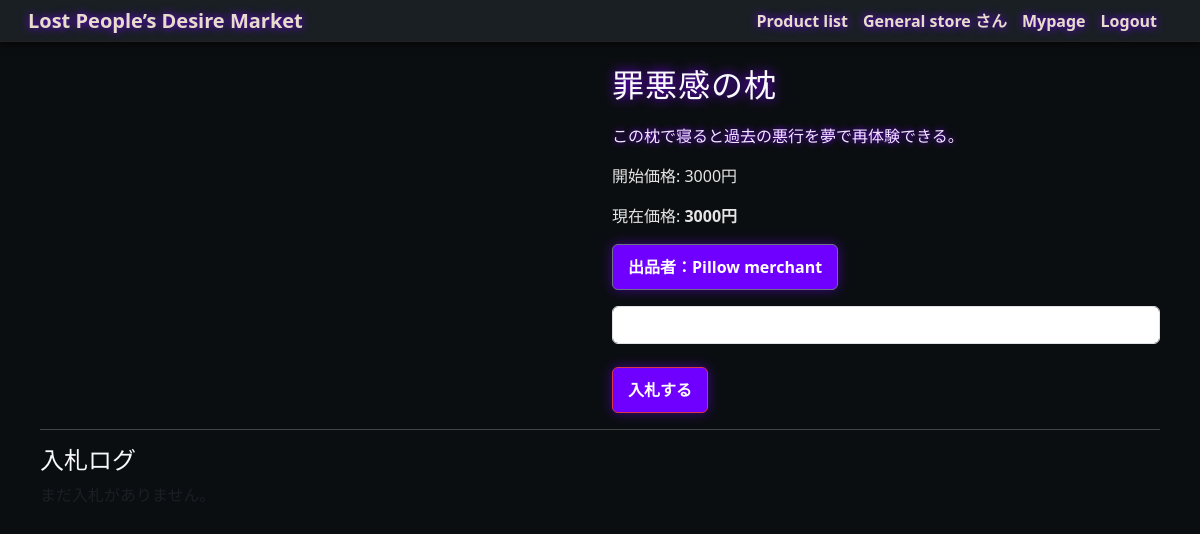
The app's page /auction/item/8/ (signed in) with its own data.
### accounts/models.py (models this page shows)
class CustomUser(AbstractUser):
    coin_balance = models.DecimalField(max_digits=12, decimal_places=2, default=50000)  # 初期残高

### auctions/models.py (models this page shows, shortened)
class Item(models.Model):
    name = models.CharField(max_length=200)
    description = models.TextField(blank=True)
    starting_price = models.IntegerField(default=1)
    current_price = models.IntegerField(default=0)
    image = models.ImageField(upload_to='item_images/', blank=True, null=True)
    created_at = models.DateTimeField(auto_now_add=True)
    end_time = models.DateTimeField(default=timezone.now)
    seller = models.ForeignKey(settings.AUTH_USER_MODEL, on_delete=models.CASCADE)
    bots = models.ManyToManyField("AuctionBot", blank=True)

### auctions/views.py (the view, shortened to what this page needs)
# urls.py: path('item/<int:item_id>/', views.item_detail, name='item_detail'),
@login_required
def item_detail(request, item_id):
    item = get_object_or_404(Item, pk=item_id)
    bids = Bid.objects.filter(item=item).order_by('-created_at')
    return render(request, 'auctions/item_detail.html', {'item': item, 'bids': bids})

### auctions/templates/auctions/item_detail.html (shortened to what this page needs)
{% extends "base.html" %}
{% block content %}
<div class="container mt-4">
  <div class="row">
    <div class="col-md-6">
    </div>
    <div class="col-md-6">
      <h2 class="text-light">{{ item.name }}</h2>
      <p class="item-description">{{ item.description }}</p>
      <p>開始価格: {{ item.starting_price }}円</p>
      <p>現在価格: <strong>{{ item.current_price }}円</strong></p>
      <a href="{% url 'auctions:seller_page' item.seller.id %}" class="btn btn-secondary mb-3">
        出品者：{{ item.seller }}
      </a>
      <form method="post">
        <input type="number" name="bid_amount" min="{{ item.current_price|add:1 }}" class="form-control" required>
        <button class="btn btn-danger mt-2">入札する</button>
      </form>
    </div>
  </div>
  <hr class="bg-secondary">
  <h4 class="text-light">入札ログ</h4>
  <div>
    {% for b in bids %}
      <div class="p-2 mb-2 bg-dark text-light border rounded">
        <div><strong>{{ b.bidder }}</strong> <small class="text-muted">（{{ b.created_at|date:"Y/m/d H:i" }}）</small></div>
        <div>💰 {{ b.amount }}円</div>
        {% if b.message %}<div class="text-danger">「{{ b.message }}」</div>{% endif %}
      </div>
    {% empty %}
      <p class="text-muted">まだ入札がありません。</p>
    {% endfor %}
  </div>
</div>
{% endblock %}

### auctions/templates/base.html (shortened to what this page needs)
<!DOCTYPE html>
<html lang="ja">
<head>
    {% load static %}
    <link href="https://cdn.jsdelivr.net/npm/bootstrap@5.3.3/dist/css/bootstrap.min.css" rel="stylesheet">
    <link rel="stylesheet" href="{% static 'css/global.css' %}">
</head>
<body>
    <nav class="navbar navbar-expand-lg navbar-custom py-0 px-2">
    <div class="container">
        <a class="navbar-brand" href="{% url 'index' %}">Lost People’s Desire Market</a>
        <div class="collapse navbar-collapse">
            <ul class="navbar-nav ms-auto">
                <li class="nav-item">
                    <a href="{% url 'auctions:item_list' %}">Product list</a>
                </li>
                {% if user.is_authenticated %}
                    <li class="nav-item">
                        <a class="navbar-username" href="{% url 'accounts:mypage' %}">{{ user.username }} さん</a>
                    </li>
                    <li class="nav-item">
                        <a href="{% url 'accounts:mypage' %}">Mypage</a>
                    </li>
                    <li class="nav-item">
                        <a href="{% url 'accounts:logout' %}">Logout</a>
                    </li>
                {% endif %}
            </ul>
        </div>
    </div>
</nav>
    <div class="container mt-4">
        {% block content %}{% endblock %}
    </div>
</body>
</html>

### static/css/global.css (style rules this page uses)
body { background: #0a0a0c; color: #e0e0e0; font-family: 'OCR A Std', monospace; margin: 0; padding: 0; }
.navbar { background: #0c0c12; padding: 15px 25px; border-bottom: 1px solid #222; box-shadow: 0 0 15px rgba(120, 0, 255, 0.3); display: flex; justify-content: space-between; align-items: center; }
.navbar a { color: #c88cff; margin-right: 20px; text-decoration: none; font-weight: bold; transition: 0.2s; text-shadow: 0 0 8px #6f00ff; }
.navbar-custom { padding-top: 0 !important; padding-bottom: 0 !important; height: 42px; display: flex; align-items: center; }
.navbar-brand, .navbar-nav .nav-item a { padding-top: 0 !important; padding-bottom: 0 !important; line-height: 1.1; }
.container { max-width: 1200px; margin: 40px auto; padding: 0 20px; }
h1, h2, h3 { color: #ba68ff; text-shadow: 0 0 12px #7a00ff; margin-bottom: 20px; letter-spacing: 1px; }
.btn { display: inline-block; padding: 10px 15px; background: #6f00ff; color: white; text-decoration: none; border-radius: 6px; font-weight: bold; transition: .2s; box-shadow: 0 0 12px rgba(111, 0, 255, 0.5); }
input, textarea, select { background: #14141a; color: #e0e0e0; border: 1px solid #333; padding: 8px; width: 100%; border-radius: 6px; margin-bottom: 15px; font-family: inherit; }
.item-description { color: #f2e5ff; text-shadow: 0 0 6px #7a00ff; }

### auctions/templates/base.html (style rules this page uses)
body { background-color: #0b0e11; color: #e5e5e5; font-family: 'Segoe UI', Tahoma, Geneva, Verdana, sans-serif; }
.navbar-custom { background-color: #1a1f24; box-shadow: 0 0 10px #000; }
.navbar-custom a { color: #e8dcca; text-decoration: none; margin-right: 15px; }

### records on screen
CustomUser: username "General store"
Item: name "罪悪感の枕", description "この枕で寝ると過去の悪行を夢で再体験できる。", starting_price "3000", current_price "3000", seller "Pillow merchant"
